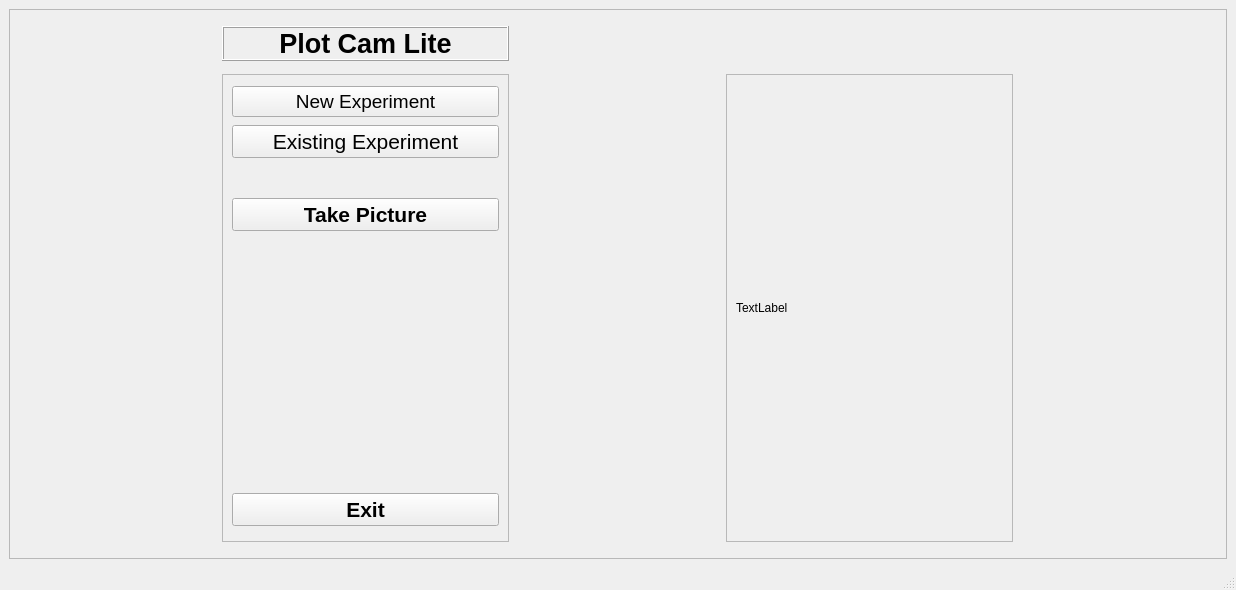
<?xml version="1.0" encoding="UTF-8"?>
<ui version="4.0">
 <class>MainWindow</class>
 <widget class="QMainWindow" name="MainWindow">
  <property name="geometry">
   <rect>
    <x>0</x>
    <y>0</y>
    <width>1236</width>
    <height>590</height>
   </rect>
  </property>
  <property name="windowTitle">
   <string>MainWindow</string>
  </property>
  <widget class="QWidget" name="centralwidget">
   <layout class="QGridLayout" name="gridLayout">
    <item row="0" column="0">
     <widget class="QFrame" name="frame">
      <property name="frameShape">
       <enum>QFrame::StyledPanel</enum>
      </property>
      <property name="frameShadow">
       <enum>QFrame::Raised</enum>
      </property>
      <layout class="QGridLayout" name="gridLayout_4">
       <item row="1" column="2">
        <widget class="QFrame" name="frame_3">
         <property name="maximumSize">
          <size>
           <width>287</width>
           <height>468</height>
          </size>
         </property>
         <property name="frameShape">
          <enum>QFrame::StyledPanel</enum>
         </property>
         <property name="frameShadow">
          <enum>QFrame::Raised</enum>
         </property>
         <layout class="QGridLayout" name="gridLayout_3">
          <item row="0" column="0">
           <widget class="QLabel" name="camera_label">
            <property name="sizePolicy">
             <sizepolicy hsizetype="Preferred" vsizetype="Maximum">
              <horstretch>0</horstretch>
              <verstretch>34</verstretch>
             </sizepolicy>
            </property>
            <property name="maximumSize">
             <size>
              <width>16777215</width>
              <height>448</height>
             </size>
            </property>
            <property name="text">
             <string>TextLabel</string>
            </property>
            <property name="scaledContents">
             <bool>true</bool>
            </property>
           </widget>
          </item>
          <item row="0" column="1">
           <spacer name="horizontalSpacer_2">
            <property name="orientation">
             <enum>Qt::Horizontal</enum>
            </property>
            <property name="sizeHint" stdset="0">
             <size>
              <width>40</width>
              <height>20</height>
             </size>
            </property>
           </spacer>
          </item>
         </layout>
        </widget>
       </item>
       <item row="1" column="1">
        <spacer name="horizontalSpacer">
         <property name="orientation">
          <enum>Qt::Horizontal</enum>
         </property>
         <property name="sizeType">
          <enum>QSizePolicy::Fixed</enum>
         </property>
         <property name="sizeHint" stdset="0">
          <size>
           <width>8</width>
           <height>21</height>
          </size>
         </property>
        </spacer>
       </item>
       <item row="1" column="0">
        <widget class="QFrame" name="frame_2">
         <property name="maximumSize">
          <size>
           <width>287</width>
           <height>468</height>
          </size>
         </property>
         <property name="frameShape">
          <enum>QFrame::StyledPanel</enum>
         </property>
         <property name="frameShadow">
          <enum>QFrame::Sunken</enum>
         </property>
         <layout class="QVBoxLayout" name="verticalLayout">
          <item>
           <widget class="QPushButton" name="new_file_button">
            <property name="font">
             <font>
              <pointsize>14</pointsize>
             </font>
            </property>
            <property name="text">
             <string>New Experiment</string>
            </property>
           </widget>
          </item>
          <item>
           <widget class="QPushButton" name="load_experiment_button">
            <property name="font">
             <font>
              <pointsize>16</pointsize>
             </font>
            </property>
            <property name="text">
             <string>Existing Experiment</string>
            </property>
           </widget>
          </item>
          <item>
           <widget class="QLabel" name="file_name_label">
            <property name="sizePolicy">
             <sizepolicy hsizetype="Preferred" vsizetype="Fixed">
              <horstretch>0</horstretch>
              <verstretch>0</verstretch>
             </sizepolicy>
            </property>
            <property name="font">
             <font>
              <pointsize>16</pointsize>
              <weight>75</weight>
              <bold>true</bold>
             </font>
            </property>
            <property name="text">
             <string/>
            </property>
            <property name="alignment">
             <set>Qt::AlignCenter</set>
            </property>
           </widget>
          </item>
          <item>
           <widget class="QPushButton" name="take_picture_button">
            <property name="font">
             <font>
              <pointsize>16</pointsize>
              <weight>75</weight>
              <bold>true</bold>
             </font>
            </property>
            <property name="text">
             <string>Take Picture</string>
            </property>
           </widget>
          </item>
          <item>
           <widget class="QLabel" name="plot_number_label">
            <property name="sizePolicy">
             <sizepolicy hsizetype="Preferred" vsizetype="Fixed">
              <horstretch>0</horstretch>
              <verstretch>0</verstretch>
             </sizepolicy>
            </property>
            <property name="font">
             <font>
              <pointsize>16</pointsize>
             </font>
            </property>
            <property name="text">
             <string/>
            </property>
            <property name="alignment">
             <set>Qt::AlignCenter</set>
            </property>
           </widget>
          </item>
          <item>
           <widget class="QLabel" name="camera_level_label">
            <property name="sizePolicy">
             <sizepolicy hsizetype="Preferred" vsizetype="Fixed">
              <horstretch>0</horstretch>
              <verstretch>0</verstretch>
             </sizepolicy>
            </property>
            <property name="font">
             <font>
              <pointsize>18</pointsize>
             </font>
            </property>
            <property name="text">
             <string/>
            </property>
            <property name="alignment">
             <set>Qt::AlignCenter</set>
            </property>
           </widget>
          </item>
          <item>
           <layout class="QGridLayout" name="gridLayout_2">
            <item row="0" column="0">
             <widget class="QWidget" name="target_widget" native="true">
              <property name="minimumSize">
               <size>
                <width>265</width>
                <height>178</height>
               </size>
              </property>
              <property name="maximumSize">
               <size>
                <width>265</width>
                <height>178</height>
               </size>
              </property>
             </widget>
            </item>
           </layout>
          </item>
          <item>
           <widget class="QPushButton" name="exit_button">
            <property name="font">
             <font>
              <pointsize>16</pointsize>
              <weight>75</weight>
              <bold>true</bold>
             </font>
            </property>
            <property name="text">
             <string>Exit</string>
            </property>
           </widget>
          </item>
         </layout>
        </widget>
       </item>
       <item row="0" column="0">
        <widget class="QLabel" name="ui_title_label_2">
         <property name="sizePolicy">
          <sizepolicy hsizetype="Preferred" vsizetype="Fixed">
           <horstretch>0</horstretch>
           <verstretch>0</verstretch>
          </sizepolicy>
         </property>
         <property name="font">
          <font>
           <family>MS Shell Dlg 2</family>
           <pointsize>20</pointsize>
           <weight>75</weight>
           <bold>true</bold>
          </font>
         </property>
         <property name="frameShape">
          <enum>QFrame::Box</enum>
         </property>
         <property name="frameShadow">
          <enum>QFrame::Raised</enum>
         </property>
         <property name="text">
          <string>Plot Cam Lite</string>
         </property>
         <property name="alignment">
          <set>Qt::AlignCenter</set>
         </property>
        </widget>
       </item>
      </layout>
     </widget>
    </item>
   </layout>
  </widget>
  <widget class="QMenuBar" name="menubar">
   <property name="geometry">
    <rect>
     <x>0</x>
     <y>0</y>
     <width>1236</width>
     <height>21</height>
    </rect>
   </property>
  </widget>
  <widget class="QStatusBar" name="statusbar"/>
 </widget>
 <tabstops>
  <tabstop>new_file_button</tabstop>
  <tabstop>load_experiment_button</tabstop>
  <tabstop>take_picture_button</tabstop>
  <tabstop>exit_button</tabstop>
 </tabstops>
 <resources/>
 <connections/>
</ui>
